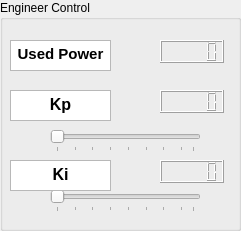
     <widget class="QGroupBox" name="engineer_box">
      <property name="geometry">
       <rect>
        <x>750</x>
        <y>60</y>
        <width>241</width>
        <height>231</height>
       </rect>
      </property>
      <property name="title">
       <string>Engineer Control</string>
      </property>
      <widget class="QLCDNumber" name="used_power_display">
       <property name="geometry">
        <rect>
         <x>160</x>
         <y>40</y>
         <width>64</width>
         <height>23</height>
        </rect>
       </property>
      </widget>
      <widget class="QTextBrowser" name="used_power_txt">
       <property name="geometry">
        <rect>
         <x>10</x>
         <y>40</y>
         <width>101</width>
         <height>31</height>
        </rect>
       </property>
       <property name="html">
        <string>&lt;!DOCTYPE HTML PUBLIC &quot;-//W3C//DTD HTML 4.0//EN&quot; &quot;http://www.w3.org/TR/REC-html40/strict.dtd&quot;&gt;
&lt;html&gt;&lt;head&gt;&lt;meta name=&quot;qrichtext&quot; content=&quot;1&quot; /&gt;&lt;style type=&quot;text/css&quot;&gt;
p, li { white-space: pre-wrap; }
&lt;/style&gt;&lt;/head&gt;&lt;body style=&quot; font-family:'MS Shell Dlg 2'; font-size:7.8pt; font-weight:400; font-style:normal;&quot;&gt;
&lt;p align=&quot;center&quot; style=&quot; margin-top:0px; margin-bottom:0px; margin-left:0px; margin-right:0px; -qt-block-indent:0; text-indent:0px;&quot;&gt;&lt;span style=&quot; font-size:11pt; font-weight:696;&quot;&gt;Used Power&lt;/span&gt;&lt;/p&gt;&lt;/body&gt;&lt;/html&gt;</string>
       </property>
      </widget>
      <widget class="QTextBrowser" name="kp_txt">
       <property name="geometry">
        <rect>
         <x>10</x>
         <y>90</y>
         <width>101</width>
         <height>31</height>
        </rect>
       </property>
       <property name="html">
        <string>&lt;!DOCTYPE HTML PUBLIC &quot;-//W3C//DTD HTML 4.0//EN&quot; &quot;http://www.w3.org/TR/REC-html40/strict.dtd&quot;&gt;
&lt;html&gt;&lt;head&gt;&lt;meta name=&quot;qrichtext&quot; content=&quot;1&quot; /&gt;&lt;style type=&quot;text/css&quot;&gt;
p, li { white-space: pre-wrap; }
&lt;/style&gt;&lt;/head&gt;&lt;body style=&quot; font-family:'MS Shell Dlg 2'; font-size:7.8pt; font-weight:400; font-style:normal;&quot;&gt;
&lt;p align=&quot;center&quot; style=&quot; margin-top:0px; margin-bottom:0px; margin-left:0px; margin-right:0px; -qt-block-indent:0; text-indent:0px;&quot;&gt;&lt;span style=&quot; font-size:12pt; font-weight:696;&quot;&gt;Kp&lt;/span&gt;&lt;/p&gt;&lt;/body&gt;&lt;/html&gt;</string>
       </property>
      </widget>
      <widget class="QLCDNumber" name="kp_display">
       <property name="geometry">
        <rect>
         <x>160</x>
         <y>90</y>
         <width>64</width>
         <height>23</height>
        </rect>
       </property>
      </widget>
      <widget class="QLCDNumber" name="ki_display">
       <property name="geometry">
        <rect>
         <x>160</x>
         <y>160</y>
         <width>64</width>
         <height>23</height>
        </rect>
       </property>
      </widget>
      <widget class="QSlider" name="ki_slider">
       <property name="geometry">
        <rect>
         <x>50</x>
         <y>190</y>
         <width>151</width>
         <height>22</height>
        </rect>
       </property>
       <property name="minimum">
        <number>1</number>
       </property>
       <property name="maximum">
        <number>24</number>
       </property>
       <property name="pageStep">
        <number>8</number>
       </property>
       <property name="sliderPosition">
        <number>1</number>
       </property>
       <property name="orientation">
        <enum>Qt::Horizontal</enum>
       </property>
       <property name="invertedAppearance">
        <bool>false</bool>
       </property>
       <property name="tickPosition">
        <enum>QSlider::TicksBelow</enum>
       </property>
       <property name="tickInterval">
        <number>3</number>
       </property>
      </widget>
      <widget class="QSlider" name="kp_slider">
       <property name="geometry">
        <rect>
         <x>50</x>
         <y>130</y>
         <width>151</width>
         <height>22</height>
        </rect>
       </property>
       <property name="minimum">
        <number>1</number>
       </property>
       <property name="maximum">
        <number>24</number>
       </property>
       <property name="pageStep">
        <number>8</number>
       </property>
       <property name="sliderPosition">
        <number>1</number>
       </property>
       <property name="orientation">
        <enum>Qt::Horizontal</enum>
       </property>
       <property name="invertedAppearance">
        <bool>false</bool>
       </property>
       <property name="tickPosition">
        <enum>QSlider::TicksBelow</enum>
       </property>
       <property name="tickInterval">
        <number>3</number>
       </property>
      </widget>
      <widget class="QTextBrowser" name="ki_txt_2">
       <property name="geometry">
        <rect>
         <x>10</x>
         <y>160</y>
         <width>101</width>
         <height>31</height>
        </rect>
       </property>
       <property name="html">
        <string>&lt;!DOCTYPE HTML PUBLIC &quot;-//W3C//DTD HTML 4.0//EN&quot; &quot;http://www.w3.org/TR/REC-html40/strict.dtd&quot;&gt;
&lt;html&gt;&lt;head&gt;&lt;meta name=&quot;qrichtext&quot; content=&quot;1&quot; /&gt;&lt;style type=&quot;text/css&quot;&gt;
p, li { white-space: pre-wrap; }
&lt;/style&gt;&lt;/head&gt;&lt;body style=&quot; font-family:'MS Shell Dlg 2'; font-size:7.8pt; font-weight:400; font-style:normal;&quot;&gt;
&lt;p align=&quot;center&quot; style=&quot; margin-top:0px; margin-bottom:0px; margin-left:0px; margin-right:0px; -qt-block-indent:0; text-indent:0px;&quot;&gt;&lt;span style=&quot; font-size:12pt; font-weight:696;&quot;&gt;Ki&lt;/span&gt;&lt;/p&gt;&lt;/body&gt;&lt;/html&gt;</string>
       </property>
      </widget>
     </widget>
